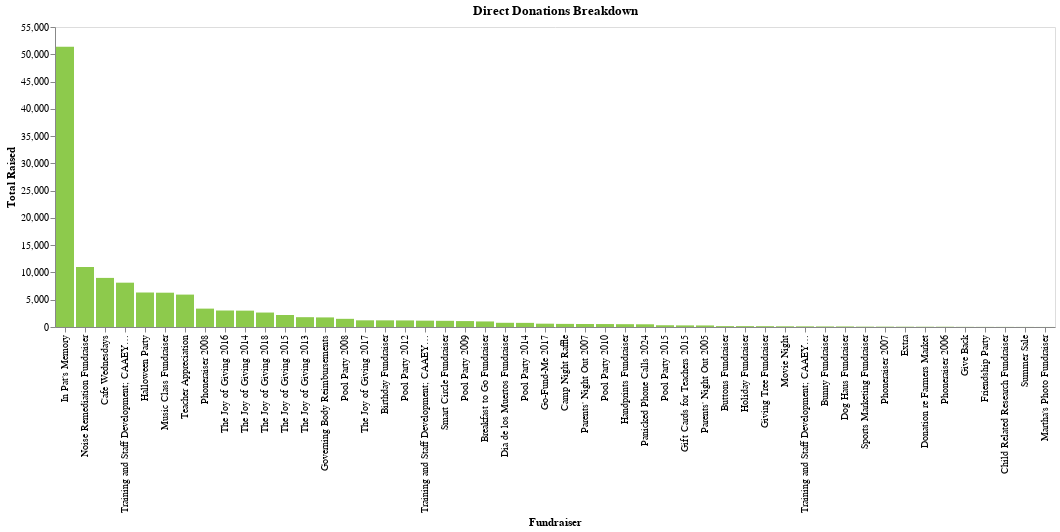

Write notebook code for a chart like this one.
### Code cell
_dntk.DeepnoteChart(df_6, """{"layer":[{"layer":[{"mark":{"clip":true,"type":"bar","color":"#8DCA4C","tooltip":true},"encoding":{"x":{"axis":{"grid":false,"title":"Fundraiser"},"sort":null,"type":"nominal","field":"fundraiser_id","scale":{"type":"linear"}},"y":{"axis":{"grid":false,"title":"Total Raised"},"sort":null,"type":"quantitative","field":"total_raised","scale":{"type":"linear"},"format":{"type":"default","decimals":null},"aggregate":"sum","formatType":"numberFormatFromNumberType"}}}]}],"title":"Direct Donations Breakdown","config":{"legend":{}},"$schema":"https://vega.github.io/schema/vega-lite/v5.json","encoding":{},"usermeta":{"tooltipDefaultMode":true}}""")

### Figure 1 — Vega-Lite specification as saved in the notebook (floating-point values rounded to 4 significant figures)
{"layer": [{"layer": [{"mark": {"clip": true, "type": "bar", "color": "#8DCA4C", "tooltip": true}, "encoding": {"x": {"axis": {"grid": false, "title": "Fundraiser"}, "sort": null, "type": "nominal", "field": "fundraiser_id", "scale": {"type": "linear"}}, "y": {"axis": {"grid": false, "title": "Total Raised"}, "sort": null, "type": "quantitative", "field": "total_raised", "scale": {"type": "linear"}, "format": {"type": "default", "decimals": null}, "aggregate": "sum", "formatType": "numberFormatFromNumberType"}}}]}], "title": "Direct Donations Breakdown", "config": {"legend": {}}, "$schema": "https://vega.github.io/schema/vega-lite/v5.json", "encoding": {}, "usermeta": {"tooltipDefaultMode": true}, "data": {"values": [{"fundraiser_id": "In Pat's Memory", "fundraiser_type": "Direct Donation", "center": "Corporate", "date_started": "2018-12-20", "date_ended": "2019-01-25", "total_donations": 36, "total_raised": 51370.0, "average_donation": 1427.0}, {"fundraiser_id": "Noise Remediation Fundraiser", "fundraiser_type": "Direct Donation", "center": "LCV", "date_started": "2011-04-18", "date_ended": "2012-08-31", "total_donations": 26, "total_raised": 10990.0, "average_donation": 422.8}, {"fundraiser_id": "Cafe Wednesdays", "fundraiser_type": "Direct Donation", "center": "LCV", "date_started": "2016-11-09", "date_ended": "2019-09-27", "total_donations": 116, "total_raised": 9001.0, "average_donation": 77.6}, {"fundraiser_id": "Training and Staff Development; CAAEYC 2020", "fundraiser_type": "Direct Donation", "center": "All Centers", "date_started": "2020-01-15", "date_ended": "2020-02-29", "total_donations": 85, "total_raised": 8126, "average_donation": 95.6}, {"fundraiser_id": "Halloween Party", "fundraiser_type": "Direct Donation", "center": "LCV", "date_started": "2016-10-28", "date_ended": "2016-10-31", "total_donations": 16, "total_raised": 6325.0, "average_donation": 395.3}, {"fundraiser_id": "Music Class Fundraiser", "fundraiser_type": "Direct Donation", "center": "LCV", "date_started": "2009-07-17", "date_ended": "2019-07-03", "total_donations": 48, "total_raised": 6290, "average_donation": 131.0}, {"fundraiser_id": "Teacher Appreciation", "fundraiser_type": "Direct Donation", "center": "All Centers", "date_started": "2005-07-13", "date_ended": "2019-11-05", "total_donations": 24, "total_raised": 5941.0, "average_donation": 247.5}, {"fundraiser_id": "Phoneraiser 2008", "fundraiser_type": "Direct Donation", "center": "Corporate", "date_started": "2008-07-28", "date_ended": "2008-11-24", "total_donations": 15, "total_raised": 3370.0, "average_donation": 224.6}, {"fundraiser_id": "The Joy of Giving 2016", "fundraiser_type": "Direct Donation", "center": "JP", "date_started": "2016-09-01", "date_ended": "2016-12-29", "total_donations": 7, "total_raised": 3025, "average_donation": 432.1}, {"fundraiser_id": "The Joy of Giving 2014", "fundraiser_type": "Direct Donation", "center": "JP", "date_started": "2014-04-02", "date_ended": "2014-10-16", "total_donations": 11, "total_raised": 3000, "average_donation": 272.7}, {"fundraiser_id": "The Joy of Giving 2018", "fundraiser_type": "Direct Donation", "center": "JP", "date_started": "2018-02-16", "date_ended": "2018-12-01", "total_donations": 10, "total_raised": 2650, "average_donation": 265}, {"fundraiser_id": "The Joy of Giving 2015", "fundraiser_type": "Direct Donation", "center": "JP", "date_started": "2015-07-30", "date_ended": "2015-12-23", "total_donations": 7, "total_raised": 2200, "average_donation": 314.3}, {"fundraiser_id": "The Joy of Giving 2013", "fundraiser_type": "Direct Donation", "center": "JP", "date_started": "2013-09-06", "date_ended": "2013-11-27", "total_donations": 8, "total_raised": 1800, "average_donation": 225}, {"fundraiser_id": "Governing Body Reimbursements", "fundraiser_type": "Direct Donation", "center": "All Centers", "date_started": "2005-01-01", "date_ended": "None", "total_donations": 4, "total_raised": 1758.0, "average_donation": 439.6}, {"fundraiser_id": "Pool Party 2008", "fundraiser_type": "Direct Donation", "center": "LCV", "date_started": "2008-06-25", "date_ended": "2008-06-30", "total_donations": 2, "total_raised": 1499, "average_donation": 749.5}, {"fundraiser_id": "The Joy of Giving 2017", "fundraiser_type": "Direct Donation", "center": "JP", "date_started": "2017-09-28", "date_ended": "2017-12-27", "total_donations": 7, "total_raised": 1225, "average_donation": 175}, {"fundraiser_id": "Birthday Fundraiser", "fundraiser_type": "Direct Donation", "center": "All Centers", "date_started": "2012-12-11", "date_ended": "2015-07-30", "total_donations": 6, "total_raised": 1220, "average_donation": 203.3}, {"fundraiser_id": "Pool Party 2012", "fundraiser_type": "Direct Donation", "center": "LCV", "date_started": "2012-06-29", "date_ended": "2012-06-30", "total_donations": 3, "total_raised": 1207, "average_donation": 402.3}, {"fundraiser_id": "Training and Staff Development; CAAEYC 2007", "fundraiser_type": "Direct Donation", "center": "All Centers", "date_started": "2007-05-14", "date_ended": "2007-05-14", "total_donations": 3, "total_raised": 1165, "average_donation": 388.3}, {"fundraiser_id": "Smart Circle Fundraiser", "fundraiser_type": "Direct Donation", "center": "JP", "date_started": "2010-06-15", "date_ended": "2012-04-18", "total_donations": 4, "total_raised": 1137.0, "average_donation": 284.2}, {"fundraiser_id": "Pool Party 2009", "fundraiser_type": "Direct Donation", "center": "LCV", "date_started": "2009-06-26", "date_ended": "2009-06-26", "total_donations": 1, "total_raised": 1086.0, "average_donation": 1086.0}, {"fundraiser_id": "Breakfast to Go Fundraiser", "fundraiser_type": "Direct Donation", "center": "LCV", "date_started": "2009-03-23", "date_ended": "2009-11-25", "total_donations": 8, "total_raised": 1019.0, "average_donation": 127.3}, {"fundraiser_id": "Dia de los Muertos Fundraiser", "fundraiser_type": "Direct Donation", "center": "LCV", "date_started": "2013-11-05", "date_ended": "2013-11-06", "total_donations": 2, "total_raised": 772, "average_donation": 386}, {"fundraiser_id": "Pool Party 2014", "fundraiser_type": "Direct Donation", "center": "LCV", "date_started": "2014-07-22", "date_ended": "2014-07-22", "total_donations": 2, "total_raised": 758.0, "average_donation": 379.0}, {"fundraiser_id": "Go-Fund-Me 2017", "fundraiser_type": "Direct Donation", "center": "LCV", "date_started": "2017-11-24", "date_ended": "2017-12-29", "total_donations": 2, "total_raised": 608.6, "average_donation": 304.3}, {"fundraiser_id": "Camp Night Raffle", "fundraiser_type": "Direct Donation", "center": "LCV", "date_started": "2011-08-12", "date_ended": "2011-08-22", "total_donations": 4, "total_raised": 570, "average_donation": 142.5}, {"fundraiser_id": "Parents' Night Out 2007", "fundraiser_type": "Direct Donation", "center": "All Centers", "date_started": "2007-12-19", "date_ended": "2007-12-19", "total_donations": 1, "total_raised": 545, "average_donation": 545}, {"fundraiser_id": "Pool Party 2010", "fundraiser_type": "Direct Donation", "center": "LCV", "date_started": "2010-07-22", "date_ended": "2010-08-05", "total_donations": 2, "total_raised": 541.6, "average_donation": 270.8}, {"fundraiser_id": "Handprints Fundraiser", "fundraiser_type": "Direct Donation", "center": "LCV", "date_started": "2009-04-03", "date_ended": "2009-05-01", "total_donations": 5, "total_raised": 519, "average_donation": 103.8}, {"fundraiser_id": "Panicked Phone Calls 2024", "fundraiser_type": "Direct Donation", "center": "Corporate", "date_started": "None", "date_ended": "None", "total_donations": 1, "total_raised": 500, "average_donation": 500}, {"fundraiser_id": "Pool Party 2015", "fundraiser_type": "Direct Donation", "center": "LCV", "date_started": "2015-06-22", "date_ended": "2015-06-22", "total_donations": 1, "total_raised": 322, "average_donation": 322}, {"fundraiser_id": "Gift Cards for Teachers 2015", "fundraiser_type": "Direct Donation", "center": "LCV", "date_started": "2015-12-23", "date_ended": "2015-12-23", "total_donations": 1, "total_raised": 295, "average_donation": 295}, {"fundraiser_id": "Parents' Night Out 2005", "fundraiser_type": "Direct Donation", "center": "All Centers", "date_started": "2005-08-31", "date_ended": "2005-08-31", "total_donations": 1, "total_raised": 285, "average_donation": 285}, {"fundraiser_id": "Buttons Fundraiser", "fundraiser_type": "Direct Donation", "center": "HP", "date_started": "2012-02-10", "date_ended": "2012-02-29", "total_donations": 2, "total_raised": 162, "average_donation": 81}, {"fundraiser_id": "Holiday Fundraiser", "fundraiser_type": "Direct Donation", "center": "JP", "date_started": "2013-12-23", "date_ended": "2013-12-23", "total_donations": 1, "total_raised": 160, "average_donation": 160}, {"fundraiser_id": "Giving Tree Fundraiser", "fundraiser_type": "Direct Donation", "center": "JP", "date_started": "2013-09-03", "date_ended": "2013-09-03", "total_donations": 1, "total_raised": 150, "average_donation": 150}, {"fundraiser_id": "Movie Night", "fundraiser_type": "Direct Donation", "center": "JP", "date_started": "2012-06-27", "date_ended": "2012-06-27", "total_donations": 1, "total_raised": 128, "average_donation": 128}, {"fundraiser_id": "Training and Staff Development; CAAEYC 2013", "fundraiser_type": "Direct Donation", "center": "All Centers", "date_started": "2013-05-24", "date_ended": "2013-05-24", "total_donations": 1, "total_raised": 117.5, "average_donation": 117.5}, {"fundraiser_id": "Bunny Fundraiser", "fundraiser_type": "Direct Donation", "center": "LCV", "date_started": "2009-04-03", "date_ended": "2009-04-21", "total_donations": 2, "total_raised": 103, "average_donation": 51.5}, {"fundraiser_id": "Dog Haus Fundraiser", "fundraiser_type": "Direct Donation", "center": "JP", "date_started": "2011-11-27", "date_ended": "2011-11-27", "total_donations": 1, "total_raised": 100, "average_donation": 100}, {"fundraiser_id": "Sports Marketing Fundraiser", "fundraiser_type": "Direct Donation", "center": "JP", "date_started": "2012-11-01", "date_ended": "2012-11-01", "total_donations": 1, "total_raised": 67.24, "average_donation": 67.24}, {"fundraiser_id": "Phoneraiser 2007", "fundraiser_type": "Direct Donation", "center": "Corporate", "date_started": "2007-01-05", "date_ended": "2007-09-20", "total_donations": 4, "total_raised": 65.91, "average_donation": 16.48}, {"fundraiser_id": "Extra", "fundraiser_type": "Direct Donation", "center": "Corporate", "date_started": "2012-01-06", "date_ended": "2012-01-18", "total_donations": 2, "total_raised": 55, "average_donation": 27.5}, {"fundraiser_id": "Donation re Farmers Market", "fundraiser_type": "Direct Donation", "center": "Corporate", "date_started": "2020-03-05", "date_ended": "2020-03-05", "total_donations": 1, "total_raised": 50, "average_donation": 50}, {"fundraiser_id": "Phoneraiser 2006", "fundraiser_type": "Direct Donation", "center": "Corporate", "date_started": "2006-05-17", "date_ended": "2006-10-19", "total_donations": 2, "total_raised": 49.5, "average_donation": 24.75}, {"fundraiser_id": "Give Back", "fundraiser_type": "Direct Donation", "center": "JP", "date_started": "2011-12-16", "date_ended": "2011-12-16", "total_donations": 1, "total_raised": 28, "average_donation": 28}, {"fundraiser_id": "Friendship Party", "fundraiser_type": "Direct Donation", "center": "LCV", "date_started": "2009-02-09", "date_ended": "2009-02-09", "total_donations": 1, "total_raised": 21, "average_donation": 21}, {"fundraiser_id": "Child Related Research Fundraiser", "fundraiser_type": "Direct Donation", "center": "LCV", "date_started": "2010-08-05", "date_ended": "2010-08-05", "total_donations": 2, "total_raised": 20, "average_donation": 10}, {"fundraiser_id": "Summer Sale", "fundraiser_type": "Direct Donation", "center": "JP", "date_started": "2010-08-05", "date_ended": "2010-08-05", "total_donations": 1, "total_raised": 14.4, "average_donation": 14.4}, {"fundraiser_id": "Martha's Photo Fundraiser", "fundraiser_type": "Direct Donation", "center": "JP", "date_started": "2012-06-27", "date_ended": "2012-06-27", "total_donations": 1, "total_raised": 10, "average_donation": 10}]}}
